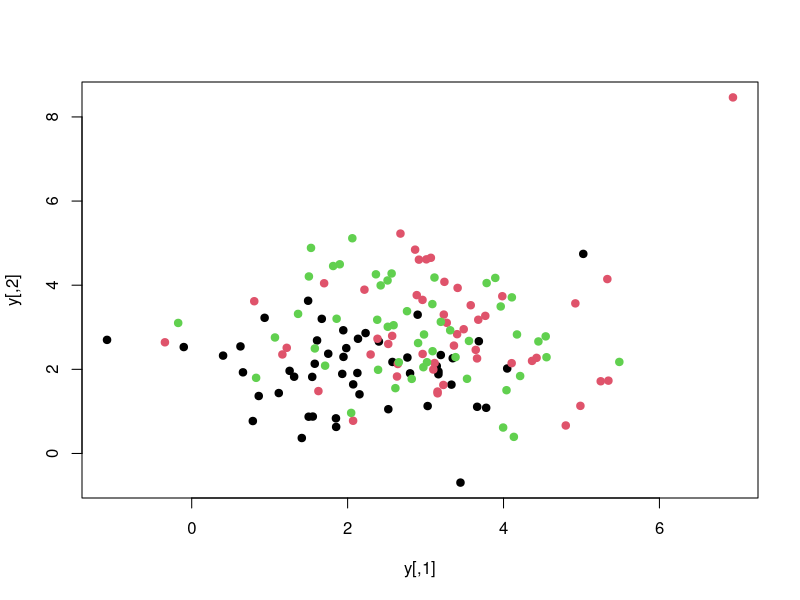
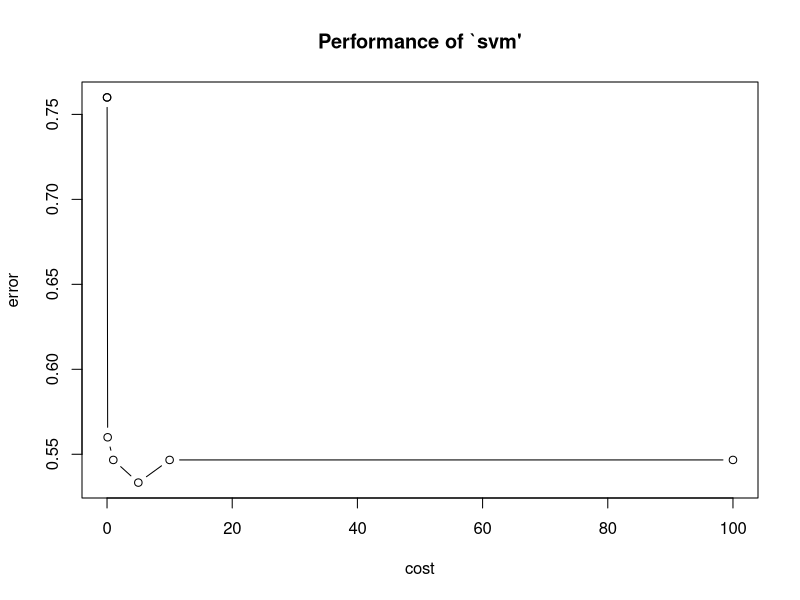
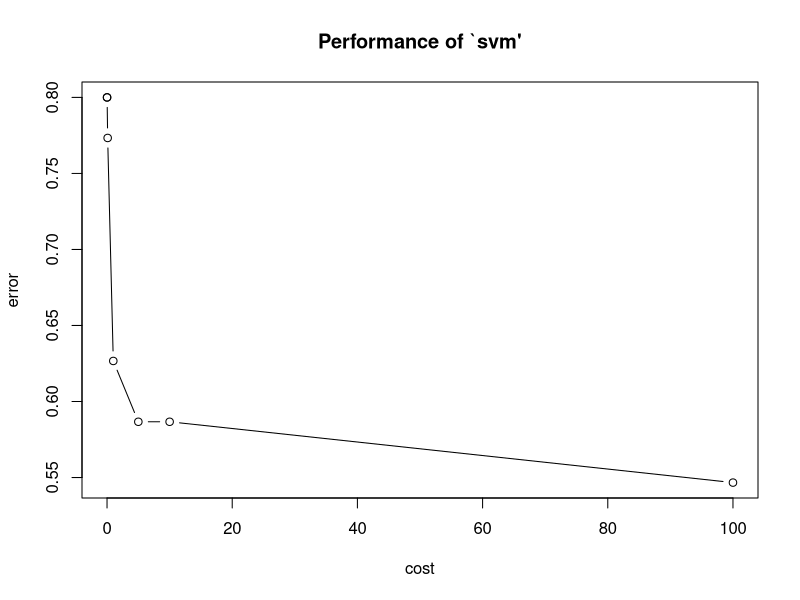

Write R code to recreate these figures, in order.
##### ----- Question 2 ----- #####


### --- loading the libraries --- ###

library(e1071)
library(caret)



### --- Generating the data set with 3 classes and 150 observations --- ###


y = matrix(rnorm(300), ncol =2)
y[1:50,] = y[1:50,] + 2
y[50:100,] = y[50:100,] + 3
y[100:150,] = y[100:150,] + 3
x = c(rep(1,50), rep(2,50), rep(3,50))


### --- Scater plot of the data set --- ###

plot(y, pch = 19, col=x)

### --- Creating a data frame of the data set with class as a factor --- ###

data = data.frame(y,as.factor(x))

### --- Renaming the last column --- ###

names(data)[names(data) == 'as.factor.x.'] = 'class'


### --- Splitting the dataset to training set (50%) and test set(50%) --- ###


trainIndex = createDataPartition(data$class, p = 0.5, list = FALSE, times  = 1)
train = data[trainIndex,]
test = data[-trainIndex,]
test.label = data$class[-trainIndex]


train = as.data.frame(train)


### --- SVM Linear Kernel --- ###

svmlinear = tune.svm(class~., data = train, kernel = "linear",
                     tunecontrol = tune.control(cross = 5),
                     cost=c(0.001,0.01,0.1, 1,5,10,100))

svmlinear

### --- plotting the SVM with linear kernel --- ###

plot(svmlinear)

### --- Using the best model for predictions --- ###

svmlinear$best.model
pred.linear = predict(svmlinear$best.model, test)
confusionmatrixlinear = table(pred.linear, test.label)
confusionmatrixlinear

### ---  Finding the accuracy for the linear kernel --- ###

accuracy.linear = sum(diag(confusionmatrixlinear))/sum(confusionmatrixlinear)
classification_error_linear = 1 - accuracy.linear
print(paste('The SVM with linear kernel has accuracy :', round(accuracy.linear, 2)))
print(paste('The classification error for the SVM with linear kernel is :', round(classification_error_linear, 2)))



### ---  SVM Polynomial Kernel --- ###


svmPoly = tune.svm(class~., data = train,
                   kernel = 'polynomial',
                   tunecontrol = tune.control(cross = 5),
                   degree = c(1,3,4,5,10))

svmPoly


### ---  Using the best model for predictions --- ###


svmPoly$best.model
pred.svmPoly = predict(svmPoly$best.model, test)
confusionmatrixPoly = table(pred.svmPoly, test.label)
confusionmatrixPoly

### ---  Finding the accuracy for the Poly kernel --- ###

accuracy.Poly = sum(diag(confusionmatrixPoly))/sum(confusionmatrixPoly)
classification_error_Poly = 1 - accuracy.Poly
print(paste('The SVM with Polynomial kernel has accuracy :', round(accuracy.Poly, 2)))
print(paste('The classification error for the SVM with Polynomial kernel is :', round(classification_error_Poly, 2)))



### --- SVM Radial Kernel --- ###

svmRadial = tune.svm(class~., data = train,
                   kernel = 'radial',
                   tunecontrol = tune.control(cross = 5),
                   sigma =  c(0.01, 0.1, 1,10),cost =c(0.001,0.01,0.1, 1,5,10,100))
svmRadial

plot(svmRadial)

### --- ### --- Using the best model for predictions --- ###

svmRadial$best.model
pred.svmRadial = predict(svmRadial$best.model, test)
confusionmatrixRadial = table(pred.svmRadial, test.label)
confusionmatrixRadial

### ---  Finding the accuracy for the Radial kernel --- ###

accuracy.Radial = sum(diag(confusionmatrixRadial))/sum(confusionmatrixRadial)
classification_error_Radial = 1 - accuracy.Radial
print(paste('The SVM with Radial kernel has accuracy :', round(accuracy.Radial, 2)))
print(paste('The classification error for the SVM with Radial kernel is :', round(classification_error_Radial, 2)))

















